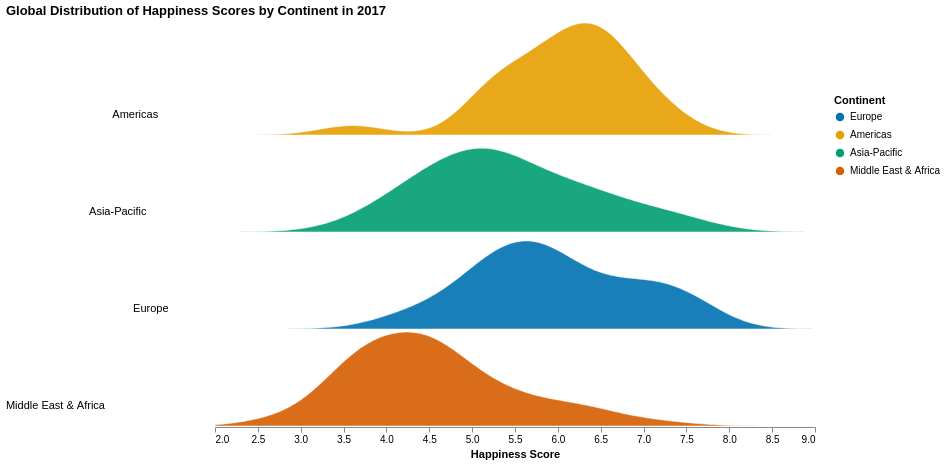

Notebook code for this chart:
### Markdown cell above
The ridgeline plot below displays the distribution of happiness scores for each of
the continents overlapping my density curves. I chose this specific unusual graphic
because it showcases the distribution of the happiness score to see if it was highly
skewed or if there were outliers. I also chose to use a color-friendly palette in the
visualization so that it can be distinguishable to any viewer. If you hover on any of
the curves, it grayed out the other maps below and above it to focus on the continent
you would like. I believe this was a great indication of the distribution because you
can see that the Americas have some outliers on the lower scale but is highly 
right-skewed. While the Middle East, Africa, and Asia have a more bimodal shape with
a lot of data points clustered around the average. Europe, by far, has the most 
variation in its scores with a lot of range between 4 and 8, which I found particularly
interesting.

### Code cell
# Visualization 3: Ridgeline Plot

df_ridge = df[df['Year'] == 2017].copy()

continent_colors = alt.Scale(
    domain=['Europe', 'Americas', 'Asia-Pacific', 'Middle East & Africa'],
    range=['#0072B2', '#E69F00', '#009E73', '#D55E00']
)

step = 40
overlap = 2

# hover to highlight a continent's distribution
highlight = alt.selection_point(
    fields=['Continent'],
    on='mouseover'
)

ridgeline = alt.Chart(df_ridge).transform_density(
    density='Happiness Score',
    as_=['Happiness Score', 'density'],
    groupby=['Continent'],
    extent=[2, 9]
).mark_area(
    interpolate='monotone',
    stroke='white',
    strokeWidth=0.5
).encode(
    x=alt.X(
        'Happiness Score:Q',
        title='Happiness Score'
    ),
    y=alt.Y(
        'density:Q',
        title=None,
        axis=None,
        scale=alt.Scale(range=[step, -step * overlap])
    ),
    color=alt.Color(
        'Continent:N',
        scale=continent_colors,
        legend=alt.Legend(title='Continent')
    ),
    # hovering a continent brightens it, dims others
    fillOpacity=alt.condition(highlight, alt.value(0.9), alt.value(0.3)),
    row=alt.Row(
        'Continent:N',
        title=None,
        header=alt.Header(
            labelAngle=0,
            labelAlign='right',
            labelFontSize=11
        )
    )
).add_params(
    highlight
).properties(
    width=600,
    height=step,
    title='Global Distribution of Happiness Scores by Continent in 2017'
).configure_facet(
    spacing=0
).configure_view(
    stroke=None
).configure_axis(
    grid=False
)

ridgeline

### Figure 1 — Vega-Lite specification as saved in the notebook (floating-point values rounded to 4 significant figures; data arrays with more than 128 entries replaced by an {"elided": "..."} marker saying what was removed)
{"config": {"view": {"continuousWidth": 300, "continuousHeight": 300, "stroke": null}, "axis": {"grid": false}, "facet": {"spacing": 0}}, "data": {"name": "data-56fef7fb33eae9dc801b6ebd048b1aac"}, "mark": {"type": "area", "interpolate": "monotone", "stroke": "white", "strokeWidth": 0.5}, "encoding": {"color": {"field": "Continent", "legend": {"title": "Continent"}, "scale": {"domain": ["Europe", "Americas", "Asia-Pacific", "Middle East & Africa"], "range": ["#0072B2", "#E69F00", "#009E73", "#D55E00"]}, "type": "nominal"}, "fillOpacity": {"condition": {"param": "param_4", "value": 0.9}, "value": 0.3}, "row": {"field": "Continent", "header": {"labelAlign": "right", "labelAngle": 0, "labelFontSize": 11}, "title": null, "type": "nominal"}, "x": {"field": "Happiness Score", "title": "Happiness Score", "type": "quantitative"}, "y": {"axis": null, "field": "density", "scale": {"range": [40, -80]}, "title": null, "type": "quantitative"}}, "height": 40, "params": [{"name": "param_4", "select": {"type": "point", "fields": ["Continent"], "on": "mouseover"}}], "title": "Global Distribution of Happiness Scores by Continent in 2017", "transform": [{"density": "Happiness Score", "extent": [2, 9], "groupby": ["Continent"], "as": ["Happiness Score", "density"]}], "width": 600, "$schema": "https://vega.github.io/schema/vega-lite/v5.20.1.json", "datasets": {"data-56fef7fb33eae9dc801b6ebd048b1aac": {"elided": "155 records"}}}
